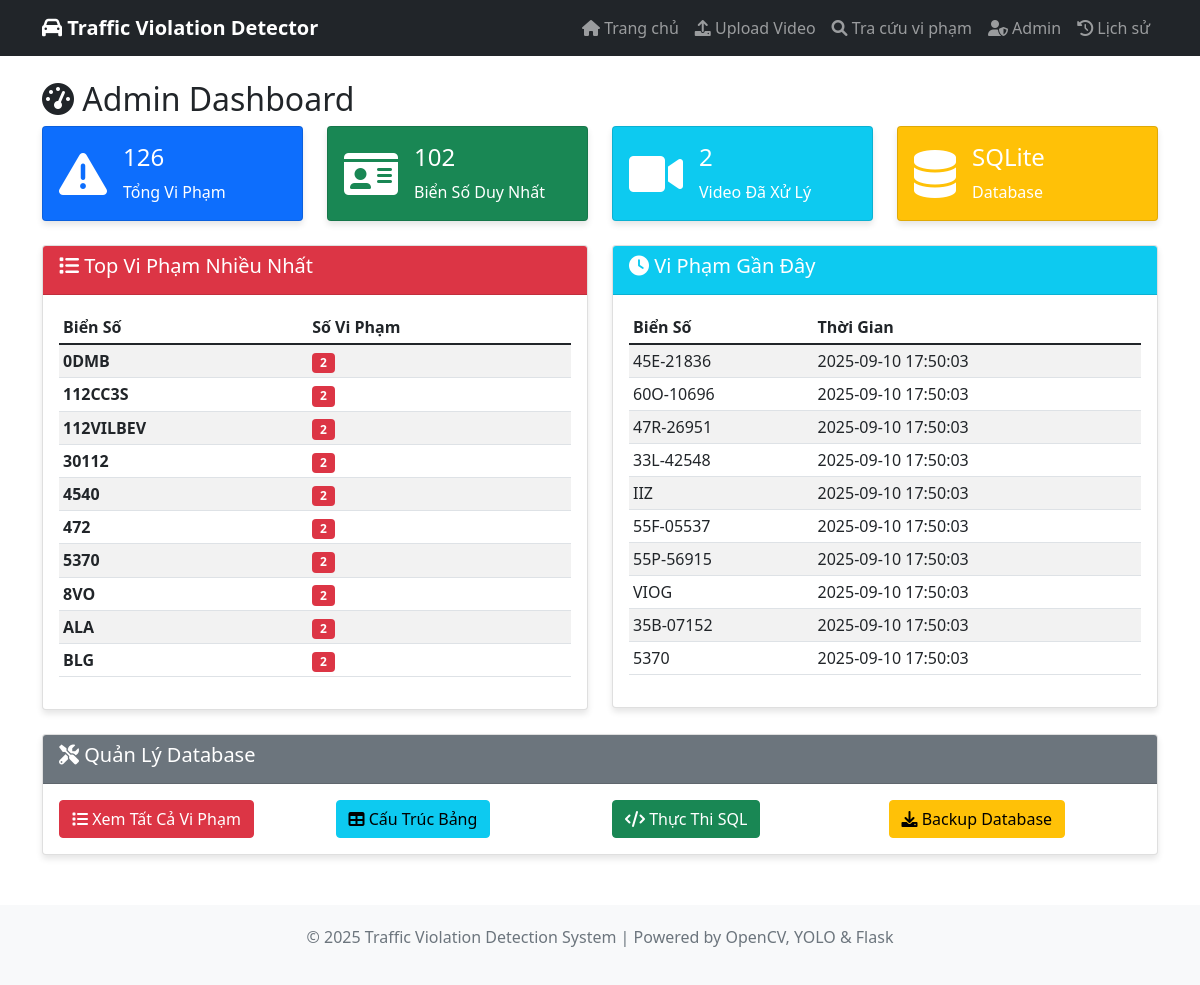
The page /admin on the database its author committed.
### tables this page shows
CREATE TABLE violations (
            id INTEGER PRIMARY KEY AUTOINCREMENT,
            job_id TEXT NOT NULL,
            license_plate TEXT NOT NULL,
            timestamp TEXT NOT NULL,
            frame_number INTEGER,
            confidence REAL,
            bbox_x INTEGER,
            bbox_y INTEGER,
            bbox_w INTEGER,
            bbox_h INTEGER,
            created_at TIMESTAMP DEFAULT CURRENT_TIMESTAMP
        );

### app.py (the view)
@app.route('/admin')
def admin_dashboard():
    try:
        stats = database.get_dashboard_stats()
        return render_template('admin.html', **stats)
    except Exception as e:
        logger.error(f"Lỗi trang admin dashboard: {e}")
        flash('Lỗi khi tải dữ liệu admin')
        return redirect(url_for('index'))

### database.py (called while the page is built)
def get_db_connection():
    conn = sqlite3.connect(config.DATABASE_FILE)
    conn.row_factory = sqlite3.Row
    return conn

### templates/admin.html (shortened to what this page needs)
{% extends "base.html" %}
{% block content %}
<div class="row">
    <div class="col-12">
        <h2><i class="fas fa-tachometer-alt"></i> Admin Dashboard</h2>
    </div>
</div>
<div class="row mb-4">
    <div class="col-md-3">
        <div class="card bg-primary text-white">
            <div class="card-body">
                <div class="d-flex align-items-center">
                    <i class="fas fa-exclamation-triangle fa-3x me-3"></i>
                    <div>
                        <h4>{{ total_violations }}</h4>
                        <p class="mb-0">Tổng Vi Phạm</p>
                    </div>
                </div>
            </div>
        </div>
    </div>
    <div class="col-md-3">
        <div class="card bg-success text-white">
            <div class="card-body">
                <div class="d-flex align-items-center">
                    <i class="fas fa-id-card fa-3x me-3"></i>
                    <div>
                        <h4>{{ unique_plates }}</h4>
                        <p class="mb-0">Biển Số Duy Nhất</p>
                    </div>
                </div>
            </div>
        </div>
    </div>
    <div class="col-md-3">
        <div class="card bg-info text-white">
            <div class="card-body">
                <div class="d-flex align-items-center">
                    <i class="fas fa-video fa-3x me-3"></i>
                    <div>
                        <h4>{{ total_jobs }}</h4>
                        <p class="mb-0">Video Đã Xử Lý</p>
                    </div>
                </div>
            </div>
        </div>
    </div>
    <div class="col-md-3">
        <div class="card bg-warning text-white">
            <div class="card-body">
                <div class="d-flex align-items-center">
                    <i class="fas fa-database fa-3x me-3"></i>
                    <div>
                        <h4>SQLite</h4>
                        <p class="mb-0">Database</p>
                    </div>
                </div>
            </div>
        </div>
    </div>
</div>
<div class="row">
    <div class="col-md-6">
        <div class="card">
            <div class="card-header bg-danger text-white">
                <h5><i class="fas fa-list"></i> Top Vi Phạm Nhiều Nhất</h5>
            </div>
            <div class="card-body">
                <div class="table-responsive">
                    <table class="table table-striped table-sm">
                        <thead>
                            <tr>
                                <th>Biển Số</th>
                                <th>Số Vi Phạm</th>
                            </tr>
                        </thead>
                        <tbody>
                            {% for plate, count in top_violators %}
                            <tr>
                                <td><strong>{{ plate }}</strong></td>
                                <td><span class="badge bg-danger">{{ count }}</span></td>
                            </tr>
                            {% endfor %}
                        </tbody>
                    </table>
                </div>
            </div>
        </div>
    </div>
    <div class="col-md-6">
        <div class="card">
            <div class="card-header bg-info text-white">
                <h5><i class="fas fa-clock"></i> Vi Phạm Gần Đây</h5>
            </div>
            <div class="card-body">
                <div class="table-responsive">
                    <table class="table table-striped table-sm">
                        <thead>
                            <tr>
                                <th>Biển Số</th>
                                <th>Thời Gian</th>
                            </tr>
                        </thead>
                        <tbody>
                            {% for violation in recent_violations[:10] %}
                            <tr>
                                <td>{{ violation[2] }}</td>
                                <td>{{ violation[10][:19] if violation[10] else 'N/A' }}</td>
                            </tr>
                            {% endfor %}
                        </tbody>
                    </table>
                </div>
            </div>
        </div>
    </div>
</div>
<div class="row mt-4">
    <div class="col-12">
        <div class="card">
            <div class="card-header bg-secondary text-white">
                <h5><i class="fas fa-tools"></i> Quản Lý Database</h5>
            </div>
            <div class="card-body">
                <div class="row">
                    <div class="col-md-3">
                        <a href="{{ url_for('admin_violations') }}" class="btn btn-primary btn-block">
                            <i class="fas fa-list"></i> Xem Tất Cả Vi Phạm
                        </a>
                    </div>
                    <div class="col-md-3">
                        <a href="{{ url_for('admin_tables') }}" class="btn btn-info btn-block">
                            <i class="fas fa-table"></i> Cấu Trúc Bảng
                        </a>
                    </div>
                    <div class="col-md-3">
                        <a href="{{ url_for('admin_query') }}" class="btn btn-success btn-block">
                            <i class="fas fa-code"></i> Thực Thi SQL
                        </a>
                    </div>
                    <div class="col-md-3">
                        <a href="/admin/backup" class="btn btn-warning btn-block">
                            <i class="fas fa-download"></i> Backup Database
                        </a>
                    </div>
                </div>
            </div>
        </div>
    </div>
</div>
{% endblock %}

### templates/base.html (shortened to what this page needs)
<!DOCTYPE html>
<html lang="vi">
<head>
    <link href="https://cdn.jsdelivr.net/npm/bootstrap@5.1.3/dist/css/bootstrap.min.css" rel="stylesheet">
    <link href="https://cdnjs.cloudflare.com/ajax/libs/font-awesome/6.0.0/css/all.min.css" rel="stylesheet">
</head>
<body>
    <nav class="navbar navbar-expand-lg navbar-dark bg-dark">
        <div class="container">
            <a class="navbar-brand" href="{{ url_for('index') }}">
                <i class="fas fa-car"></i> Traffic Violation Detector
            </a>
            <div class="collapse navbar-collapse" id="navbarNav">
        <ul class="navbar-nav ms-auto">
            <li class="nav-item">
                <a class="nav-link" href="{{ url_for('index') }}">
                    <i class="fas fa-home"></i> Trang chủ
                </a>
            </li>
            <li class="nav-item">
                <a class="nav-link" href="{{ url_for('upload_video') }}">
                    <i class="fas fa-upload"></i> Upload Video
                </a>
            </li>
            <li class="nav-item">
                <a class="nav-link" href="{{ url_for('search_violations') }}">
                    <i class="fas fa-search"></i> Tra cứu vi phạm
                </a>
            </li>
            <li class="nav-item">
                <a class="nav-link" href="{{ url_for('admin_dashboard') }}">
                    <i class="fas fa-user-shield"></i> Admin
                </a>
            </li>
            <li class="nav-item">
                <a class="nav-link" href="{{ url_for('history') }}">
                    <i class="fas fa-history"></i> Lịch sử
                </a>
            </li>
        </ul>
    </div>
</div>
</nav>
    <main class="container mt-4">
        {% block content %}{% endblock %}
    </main>
    <footer class="footer">
        <div class="container text-center">
            <p class="text-muted">
                © 2025 Traffic Violation Detection System |
                Powered by OpenCV, YOLO & Flask
            </p>
        </div>
    </footer>
</body>
</html>

### templates/base.html (style rules this page uses)
.navbar-brand { font-weight: bold; }
.card { box-shadow: 0 4px 6px rgba(0, 0, 0, 0.1); }
.btn-primary { background-color: #dc3545; border-color: #dc3545; }
.footer { margin-top: 50px; padding: 20px 0; background-color: #f8f9fa; }

### rows shown on the page
violations: license_plate "45E-21836", created_at "2025-09-10 17:50:03"
violations: license_plate "60O-10696", created_at "2025-09-10 17:50:03"
violations: license_plate "47R-26951", created_at "2025-09-10 17:50:03"
violations: license_plate "33L-42548", created_at "2025-09-10 17:50:03"
violations: license_plate "IIZ", created_at "2025-09-10 17:50:03"
violations: license_plate "55F-05537", created_at "2025-09-10 17:50:03"
violations: license_plate "55P-56915", created_at "2025-09-10 17:50:03"
violations: license_plate "VIOG", created_at "2025-09-10 17:50:03"
violations: license_plate "35B-07152", created_at "2025-09-10 17:50:03"
violations: license_plate "5370", created_at "2025-09-10 17:50:03"

### other values the page prints
{{ total_violations }} "126"
{{ unique_plates }} "102"
{{ total_jobs }} "2"
{{ plate }} "0DMB" "112CC3S" "112VILBEV" "30112" "4540" "472" "5370" "8VO" "ALA" "BLG"
{{ count }} "2" "2" "2" "2" "2" "2" "2" "2" "2" "2"
